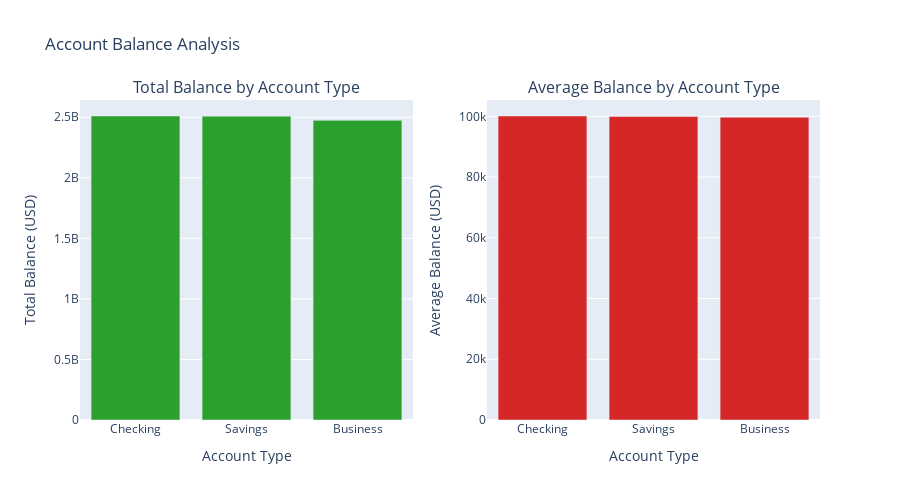

The notebook cell this image was saved under:
### Code cell
# Visualize account balances
fig = make_subplots(rows=1, cols=2,
                    subplot_titles=('Total Balance by Account Type', 'Average Balance by Account Type'),
                    specs=[[{'type':'bar'}, {'type':'bar'}]])

fig.add_trace(go.Bar(x=df_account_balance['account_type'],
                     y=df_account_balance['total_balance'],
                     name='Total Balance',
                     marker_color='#2ca02c'),
              row=1, col=1)

fig.add_trace(go.Bar(x=df_account_balance['account_type'],
                     y=df_account_balance['avg_balance'],
                     name='Average Balance',
                     marker_color='#d62728'),
              row=1, col=2)

fig.update_xaxes(title_text="Account Type", row=1, col=1)
fig.update_xaxes(title_text="Account Type", row=1, col=2)
fig.update_yaxes(title_text="Total Balance (USD)", row=1, col=1)
fig.update_yaxes(title_text="Average Balance (USD)", row=1, col=2)
fig.update_layout(height=500, showlegend=False, title_text="Account Balance Analysis")
fig.show()

### Figure 1 — Plotly figure (JSON) as saved in the notebook; plotly's stock layout.template omitted (floating-point values rounded to 4 significant figures)
{"data": [{"marker": {"color": "#2ca02c"}, "name": "Total Balance", "type": "bar", "x": ["Checking", "Savings", "Business"], "xaxis": "x", "y": [2510000000.0, 2509000000.0, 2474000000.0], "yaxis": "y"}, {"marker": {"color": "#d62728"}, "name": "Average Balance", "type": "bar", "x": ["Checking", "Savings", "Business"], "xaxis": "x2", "y": [100100.0, 99960.0, 99700.0], "yaxis": "y2"}], "layout": {"annotations": [{"font": {"size": 16}, "showarrow": false, "text": "Total Balance by Account Type", "x": 0.225, "xanchor": "center", "xref": "paper", "y": 1, "yanchor": "bottom", "yref": "paper"}, {"font": {"size": 16}, "showarrow": false, "text": "Average Balance by Account Type", "x": 0.775, "xanchor": "center", "xref": "paper", "y": 1, "yanchor": "bottom", "yref": "paper"}], "height": 500, "showlegend": false, "title": {"text": "Account Balance Analysis"}, "xaxis": {"anchor": "y", "domain": [0, 0.45], "title": {"text": "Account Type"}}, "xaxis2": {"anchor": "y2", "domain": [0.55, 1], "title": {"text": "Account Type"}}, "yaxis": {"anchor": "x", "domain": [0, 1], "title": {"text": "Total Balance (USD)"}}, "yaxis2": {"anchor": "x2", "domain": [0, 1], "title": {"text": "Average Balance (USD)"}}}}
